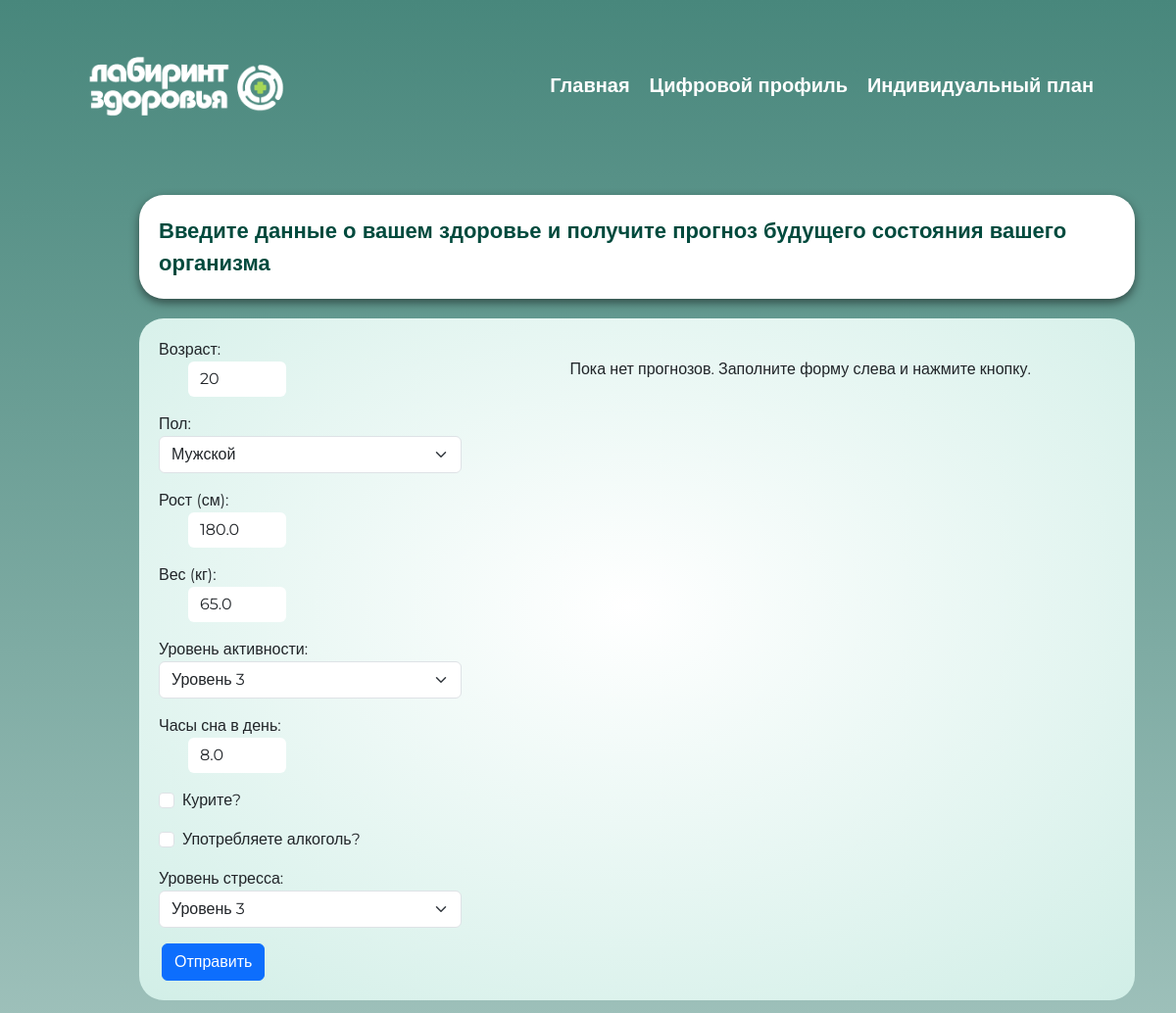
The app's page /home/forecasts/ (signed in, upper part), older data.
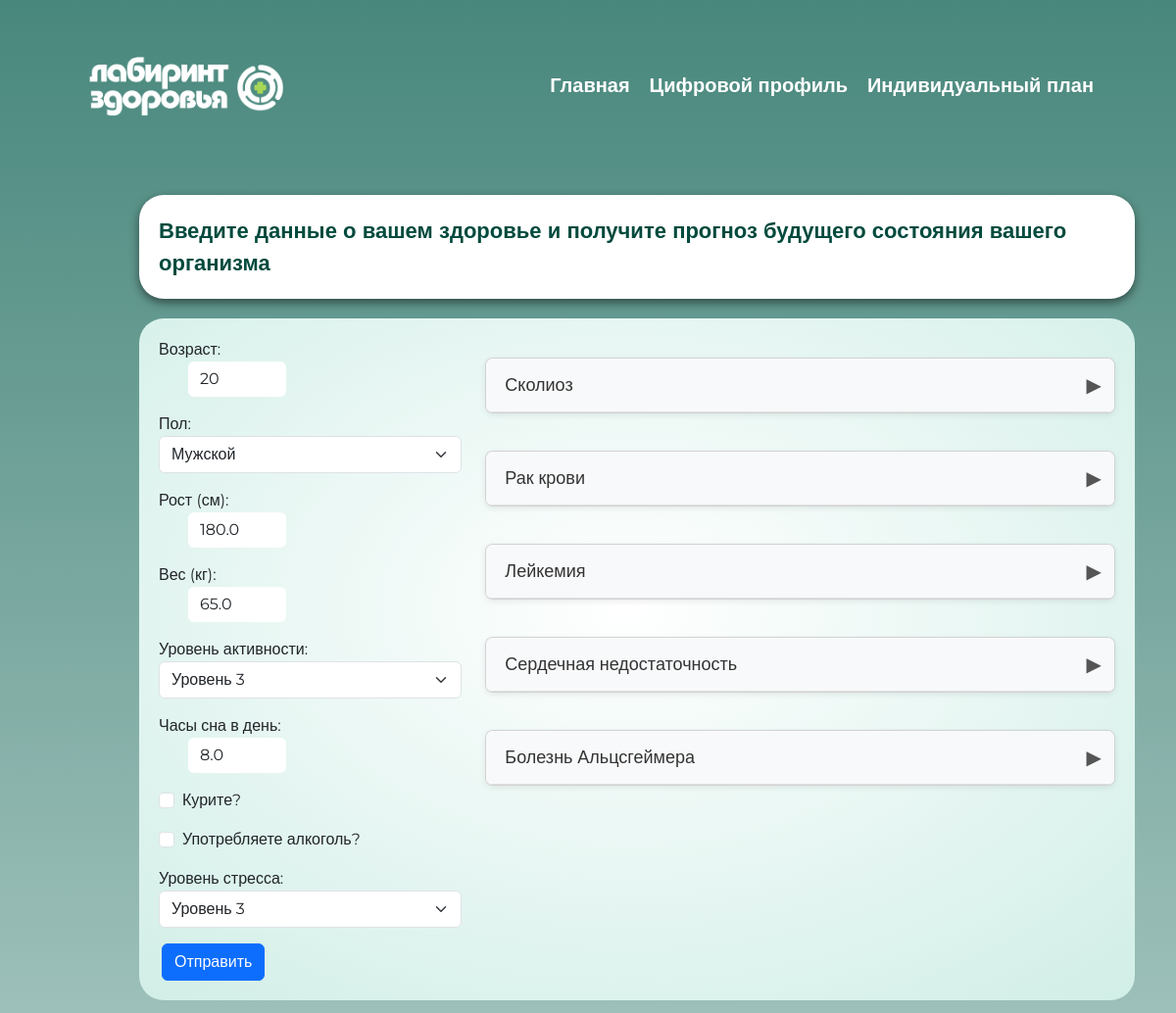
The same page, newer data.
### user_login/models.py (models this page shows, shortened)
class Forecast(models.Model):
    user = models.ForeignKey(User, on_delete=models.CASCADE, related_name='forecast')
    name = models.CharField(max_length=100)
    created_at = models.DateTimeField(auto_now_add=True)
    is_deleted = models.BooleanField(default=False)

### home/views.py (the view, shortened to what this page needs)
# urls.py: path('forecasts/', views.forecast, name='forecasts'),
def forecast(request):
    if not request.user.is_authenticated:
        return redirect('/login')
    user = request.user
    initial = {
        'age':            user.age,
        'sex':            0 if user.gender == 'M' else 1,
        'height':         user.height,
        'weight':         user.weight,
        'activity_level': user.activity_level,
        'sleep_hours':    user.sleep_hours,
        'smoking':        user.smoking,
        'alcohol':        user.alcohol,
        'stress_level':   user.stress_level,
    }
    form = HealthForm(request.POST or None, initial=initial)
    forecasts_qs = user.forecast.filter(is_deleted=False)
    forecasts_data = []
    for f_obj in forecasts_qs:
        points_qs = f_obj.points.order_by('age')
        points_list = [
            {'age': pt.age, 'percent': pt.percent}
            for pt in points_qs
        ]
        forecasts_data.append({
            'id':     f_obj.id,
            'name':   f_obj.name,
            'points': json.dumps(points_list, ensure_ascii=False)
        })
    advice_list = get_personal_health_advice(initial)
    for advice in advice_list:
        advice['effects_json'] = json.dumps(advice['effects'], ensure_ascii=False)
    return render(request, 'digital_profile.html', {
        'title':        'Прогнозы',
        'user':         user,
        'forecasts':    forecasts_data,
        'form':         form,
        'advice_list':  advice_list,
    })

### home/views.py (called while the page is built)
def get_personal_health_advice(user_data):
    relevant_advice = []
    for advice in HEALTH_ADVICE_LEVELS:
        try:
            if advice['relevant'](user_data):
                relevant_advice.append({
                    "title": advice["title"],
                    "description": advice["description"],
                    "effects": advice["effects"],
                    'level': advice["level"],
                })
        except Exception as e:
            continue
    return relevant_advice

### home/templates/digital_profile.html (shortened to what this page needs)
{% extends 'base.html' %}
{% load static %}
{% block content %}
<html lang="en">
<head>
    <link
            href="https://cdn.jsdelivr.net/npm/bootstrap@5.3.0/dist/css/bootstrap.min.css"
            rel="stylesheet"
>
    <link rel="stylesheet" href="{% static 'css/digital_profile.css' %}">
</head>
<div class="container">
    <div class="message-box">
      <p>Введите данные о вашем здоровье и получите прогноз будущего состояния вашего организма</p>
    </div>
  </div>
  <section class="container" id="fill_info">
    <div class="fill_info">
      <div class="row">
        <div class="col-md-4">
<form method="post" novalidate>
  <div class="mb-3">
    {{ form.age.label_tag }}{{ form.age }}
  </div>
  <div class="mb-3">
    {{ form.sex.label_tag }}{{ form.sex }}
  </div>
  <div class="mb-3">
    {{ form.height.label_tag }}{{ form.height }}
  </div>
  <div class="mb-3">
    {{ form.weight.label_tag }}{{ form.weight }}
  </div>
  <div class="mb-3">
    {{ form.activity_level.label_tag }}{{ form.activity_level }}
  </div>
  <div class="mb-3">
    {{ form.sleep_hours.label_tag }}{{ form.sleep_hours }}
  </div>
  <div class="form-check mb-3">
    {{ form.smoking }} {{ form.smoking.label_tag }}
  </div>
  <div class="form-check mb-3">
    {{ form.alcohol }} {{ form.alcohol.label_tag }}
  </div>
  <div class="mb-3">
    {{ form.stress_level.label_tag }}{{ form.stress_level }}
  </div>
  <button type="submit" class="btn btn-primary">Отправить</button>
</form>
        </div>
        <div class="col-md-8">
          <div class="chart-sections">
            {% for forecast in forecasts %}
              <div class="card mb-2" data-forecast-name="{{ forecast.name }}">
                <div class="card-header" id="heading-{{ forecast.id }}">
                  <h5 class="mb-0">
                    <button class="btn btn-link text-decoration-none collapsed"
                            type="button"
                            data-bs-toggle="collapse"
                            data-bs-target="#collapse-{{ forecast.id }}"
                            aria-expanded="false"
                            aria-controls="collapse-{{ forecast.id }}">
                      {{ forecast.name }}
                    </button>
                  </h5>
                </div>
              </div>
            {% empty %}
              <p>Пока нет прогнозов. Заполните форму слева и нажмите кнопку.</p>
            {% endfor %}
          </div>
        </div>
      </div>
    </div>
  </section>
</html>
{% endblock %}

Row changes from the older to the newer data that the page shows:
added Forecast: name "Сколиоз"
added Forecast: name "Рак крови"
added Forecast: name "Лейкемия"
added Forecast: name "Сердечная недостаточность"
added Forecast: name "Болезнь Альцсгеймера"
Text that changed along with them:
text no longer shown: "Пока нет прогнозов. Заполните форму слева и нажмите кнопку."
